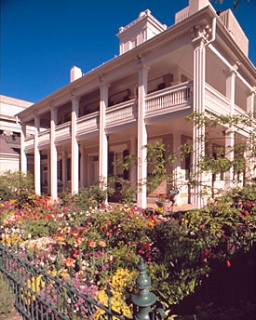
%> input picture Lab1_Photometric_Color/color_constancy/awb.jpg, 256 x 320 px
$ octave --eval "result = rgb2grays(imread('../color_constancy/awb.jpg'));"   (GNU Octave 9; MATLAB toolbox functions it lacks are replaced by stand-ins)
%> lines starting %> are read from the running program, lines starting %| are printed output that depends on the picture
### Lab1_Photometric_Color/colorspace/getColorChannels.m
function [R, G, B] = getColorChannels(input_image)
% helper function that seperates an image into its color channels
R = input_image(:,:,1);
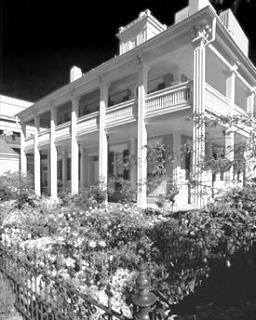
%> R: size 320x256 uint8; min 0, max 255, mean 121.2
G = input_image(:,:,2);
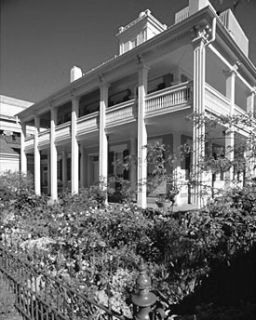
%> G: size 320x256 uint8; min 0, max 255, mean 107.4
B = input_image(:,:,3);
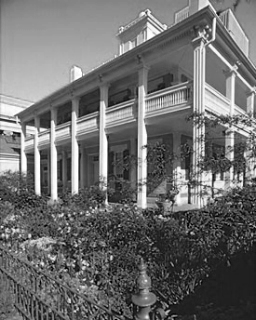
%> B: size 320x256 uint8; min 0, max 255, mean 109.3
end

### Lab1_Photometric_Color/colorspace/rgb2grays.m
function [output_image] = rgb2grays(input_image)
% converts an RGB into grayscale by using 4 different methods
[R, G, B] = getColorChannels(input_image);

% lightness method
[h, w, ~] = size(input_image);
%> h = 320; w = 256
max_matrix = max(max(R,G),B);
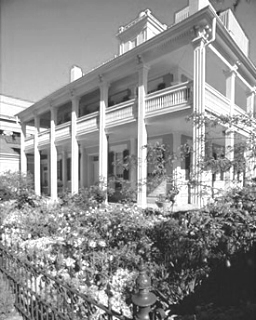
%> max_matrix: size 320x256 uint8; min 17, max 255, mean 143.5
min_matrix = min(min(R,G),B);
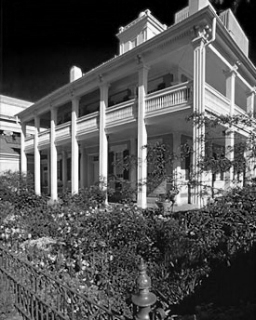
%> min_matrix: size 320x256 uint8; min 0, max 255, mean 85
output_image = (max_matrix+min_matrix)./2;
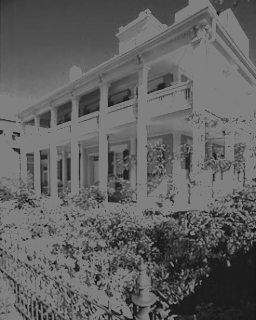
%> output_image: size 320x256 uint8; min 9, max 128, mean 97.3

% average method
output_image_2 = (R + G + B)./3;
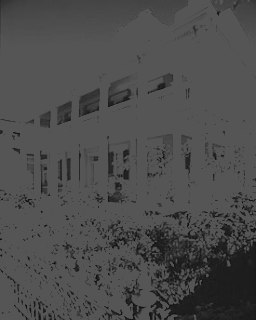
%> output_image_2: size 320x256 uint8; min 8, max 85, mean 76.2

% luminosity method
output_image_3 = (0.21 * R + 0.72 * G + 0.07 * B);

% built-in MATLAB function
output_image_4 = rgb2gray(input_image);

% Show figures
subplot(2,2,1),
imshow(output_image);
title('Lightness');
subplot(2,2,2),
imshow(output_image_2);
title('Average');
subplot(2,2,3),
imshow(output_image_3);
title('Luminosity');
subplot(2,2,4),
imshow(output_image_4);
title('Built-in Matlab');

end
